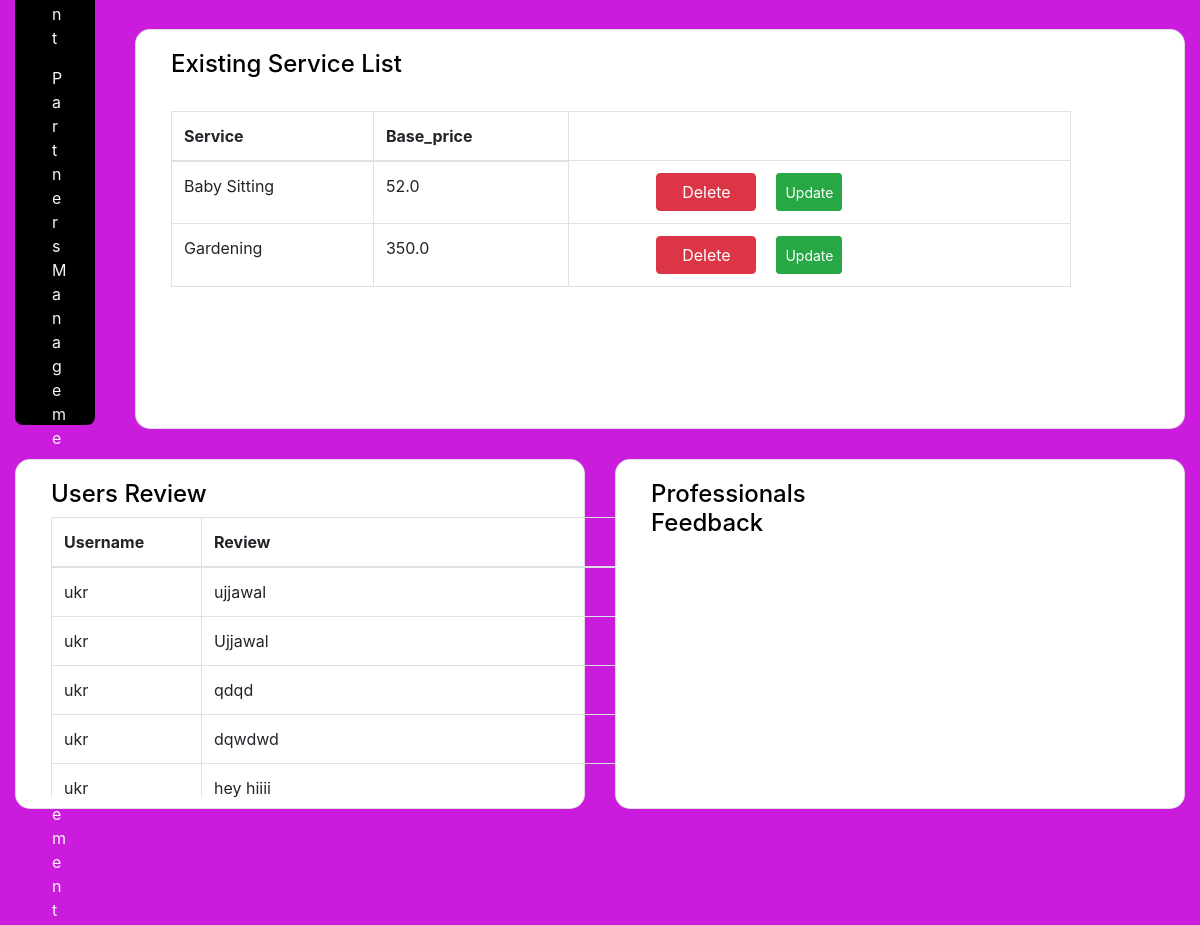
Page /Show_table (middle part) on the earlier database version.
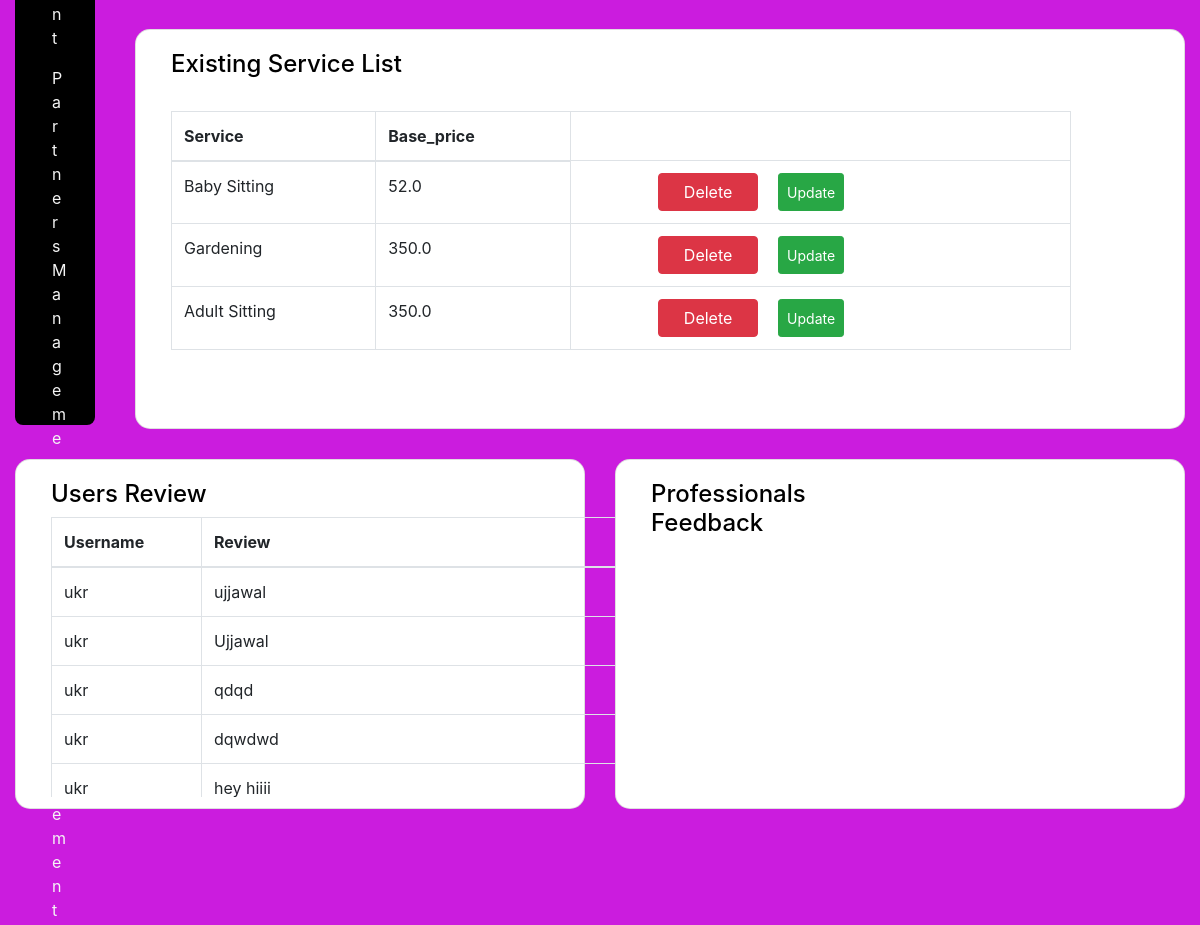
Same page on the later database version.
### tables this page shows
CREATE TABLE service (
	id INTEGER NOT NULL, 
	name VARCHAR(100) NOT NULL, 
	charges FLOAT NOT NULL, 
	PRIMARY KEY (id), 
	UNIQUE (name)
);

CREATE TABLE review (
	id INTEGER NOT NULL, 
	username VARCHAR(50) NOT NULL, 
	review TEXT NOT NULL, 
	PRIMARY KEY (id)
);

### backend/main.py (the view)
@app.route('/Show_table', methods=['GET' , 'POST'])
def show():
    db = get_db()
    cursor = db.cursor()
    result = None  # to hold the searched service result
    if request.method == 'POST':
        service_name = request.form.get('service_name')
        cursor.execute("SELECT name, charges FROM service WHERE name = ?", (service_name,))
        result = cursor.fetchone()
    cursor.execute('SELECT name, charges ,id FROM service')
    table1 = cursor.fetchall()
    cursor.execute('SELECT username, review FROM review')
    table2 = cursor.fetchall()
    return render_template('Admin_dash1.html' , table1=table1 ,  result=result , table2=table2)

### backend/main.py (called while the page is built)
def get_db():
    db = getattr(g, '_database',None)
    if db is None:
        db = g._database = sqlite3.connect(Database)
    return db

### templates/Admin_dash1.html (shortened to what this page needs)
{% extends "base.html" %}
{% block content %}
        <div class="side_card" style="display: flex; gap: 40px; align-items: flex-start;">
  <div class="card" style="height: 860px; width: 250px; border-radius: 8px; background-color: black; padding: 20px;">
    <a class="nav-link" style="color:whitesmoke; display: block;" href="/Customers_management">Customers Management</a>
    <a class="nav-link" style="color:whitesmoke; display: block;" href="/Partner_Management">Partners Management</a>
    <a class="nav-link" style="color:whitesmoke; display: block;" href="/Service_Management">Service Management</a>
  </div>
  <div style="display: flex; flex-direction: column; gap: 30px;">
    <div class="card" style="height: 400px; width: 1050px; border-radius: 15px; background-color: white;">
      <div class="mb-3" style="width: 250px; margin-left: 25px; margin-top: 20px;">
        <h4 style="color: black; margin-left: 10px;">Existing Service List</h4>
        <br>
        <div style="overflow-y: auto; height: 280px; width: 1000px; margin-left: 10px;">
        <table class="table table-bordered" style="width: 900px;">
      <thead>
        <tr>
          <th>Service</th>
          <th>Base_price</th>
        </tr>
      </thead>
      <tbody>
        {% for user1 in table1 %}
        <tr>
          <td>{{ user1[0] }}</td>
          <td>{{ user1[1] }}</td>
          <td>
          <div style="display: flex; align-items: flex-start;">
             <form method="POST" action="{{ url_for('delete', service_id=user1[2]) }}">
             <button class="btn btn-danger" style="width: 100px; margin-left: 75px;" >Delete</button>
             </form>
              <form method="POST" action="/update_service/{{ user1[2] }}" id="form-{{ user1[2] }}">
              <button  style="margin-left: 20px; height: 38px;"   type="button" class="btn btn-success btn-sm"onclick="editservice({{ user1[2] }}, '{{ user1[0] }}', {{ user1[1] }})">
                 Update
              </button>
              </form>
          </div>
          </td>
        </tr>
        {% endfor %}
      </tbody>
    </table>
    </div>
    </div>
    </div>
    </div>
</div>
    <div style="display: flex; gap: 30px; margin-top: 30px;">
    <div class="card" style="height: 350px; width: 700px; border-radius: 15px; background-color: white; align-items: flex-start;">
      <div class="mb-3" style="width: 250px; margin-left: 25px; margin-top: 20px;">
        <h4 style="color: black; margin-left: 10px;">Users Review</h4>
        <div style="overflow-y: auto; height: 280px; width: 600px; margin-left: 10px;">
        <table class="table table-bordered" style="width: 650px;">
      <thead>
        <tr>
          <th style="width: 150px;">Username</th>
          <th style="width: 300;">Review</th>
        </tr>
      </thead>
      <tbody>
        {% for user1 in table2 %}
        <tr>
          <td>{{ user1[0] }}</td>
          <td>{{ user1[1] }}</td>
        </tr>
        {% endfor %}
      </tbody>
    </table>
    </div>
      </div>
    </div>
<div class="card" style="height: 350px; width: 700px; border-radius: 15px; background-color: white; align-items: flex-start;">
      <div class="mb-3" style="width: 250px; margin-left: 25px; margin-top: 20px;">
        <h4 style="color: black; margin-left: 10px;">Professionals Feedback</h4>
      </div>
    </div>
</div>
{% endblock %}

### templates/base.html (shortened to what this page needs)
<!DOCTYPE html>
<html lang="en">
<head>
    <link href="https://stackpath.bootstrapcdn.com/bootstrap/4.5.2/css/bootstrap.min.css" rel="stylesheet">
    <link href="https://cdnjs.cloudflare.com/ajax/libs/font-awesome/5.15.4/css/all.min.css" rel="stylesheet">
</head>
<body style="background-color: rgb(203, 28, 222);">
    <main class="container-fluid">
        {% block content %}{% endblock %}
    </main>
</body>
</html>

Differences in the rows shown:
added service: name "Adult Sitting", charges "350.0"
